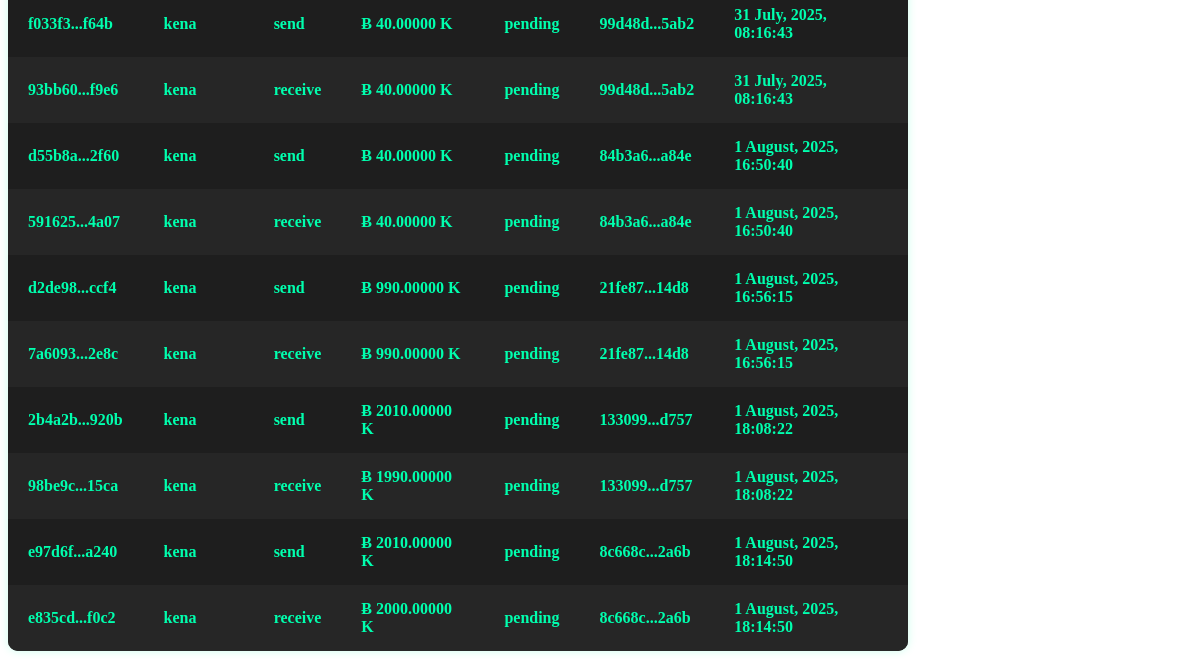
The page /mine_kena/ (signed in, lower part) on the database as committed earlier.
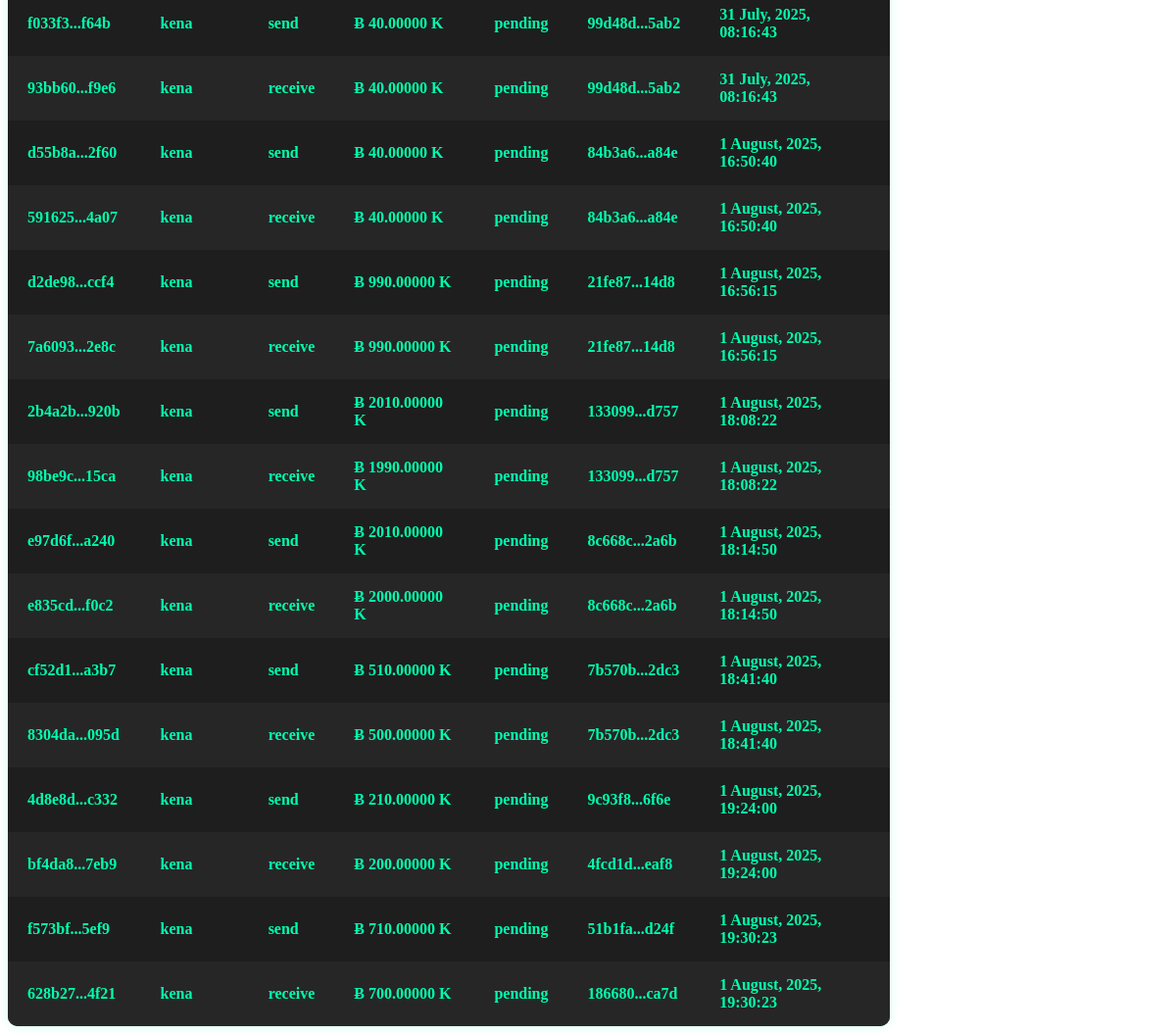
The same page on the database as committed later.
### coin/models.py (models this page shows, shortened)
class PendingTransaction(models.Model):
    billing = models.ForeignKey(Billing, on_delete=models.CASCADE)
    gateway = models.CharField(max_length=100, default='kena')
    type = models.CharField(max_length=20, default='send')
    debit = models.DecimalField(max_digits=20, decimal_places=5, default=0)
    credit = models.DecimalField(max_digits=20, decimal_places=5, default=0)
    sender = models.ForeignKey(settings.AUTH_USER_MODEL, on_delete=models.CASCADE)
    receiver = models.ForeignKey(settings.AUTH_USER_MODEL, related_name='receiver', null=True, on_delete=models.CASCADE)
    amount = models.DecimalField(max_digits=20, decimal_places=5)
    timestamp = models.DateTimeField(default=now)  # Manually set timestamp
    hash = models.CharField(max_length=64, unique=True, blank=True)
    signature = models.CharField(null=True, blank=True)

### coin/views.py (the view)
# urls.py: path('mine_kena/', views.mine_kena, name='mine_kena'),
def mine_kena(request):
    if request.user.is_authenticated:
        transactions = PendingTransaction.objects.all()
        return render(request, 'coin/mine_kena.html',{'transactions': transactions})
    else:
        return redirect('login')

### coin/templates/coin/mine_kena.html (shortened to what this page needs)
{% extends 'coin/base.html' %}
{% block content %}
    <div class="container">
        {% if transactions %}
            <table>
                <tbody>
                    {% for transaction in transactions %}
                        {% if transaction.type != 'fee' %}
                            <tr>
                                <td class="highlight">{{ transaction.hash|slice:":6" }}...{{ transaction.hash|slice:"-4:" }}</td>
                                <td class="highlight">{{ transaction.gateway }}</td>
                                <td class="highlight">{{ transaction.type }}</td>
                                <td class="highlight">Ƀ {{ transaction.amount }} K</td>
                                <td class="highlight">{{ 'pending' }}</td>
                                <td class="highlight">{{ transaction.signature|slice:":6" }}...{{ transaction.signature|slice:"-4:" }}</td>
                                <td class="highlight">{{ transaction.timestamp|date:"j F, Y,  H:i:s" }}</td>
                            </tr>
                        {% endif %}
                    {% endfor %}
                </tbody>
            </table>
        {% else %}
            <p>No mining transactions found.</p>
        {% endif %}
    </div>
{% endblock %}

Rows that differ between the two databases and show on the page:
added PendingTransaction: value "pending"
added PendingTransaction: value "pending"
added PendingTransaction: value "pending"
added PendingTransaction: value "pending"
added PendingTransaction: value "pending"
added PendingTransaction: value "pending"
